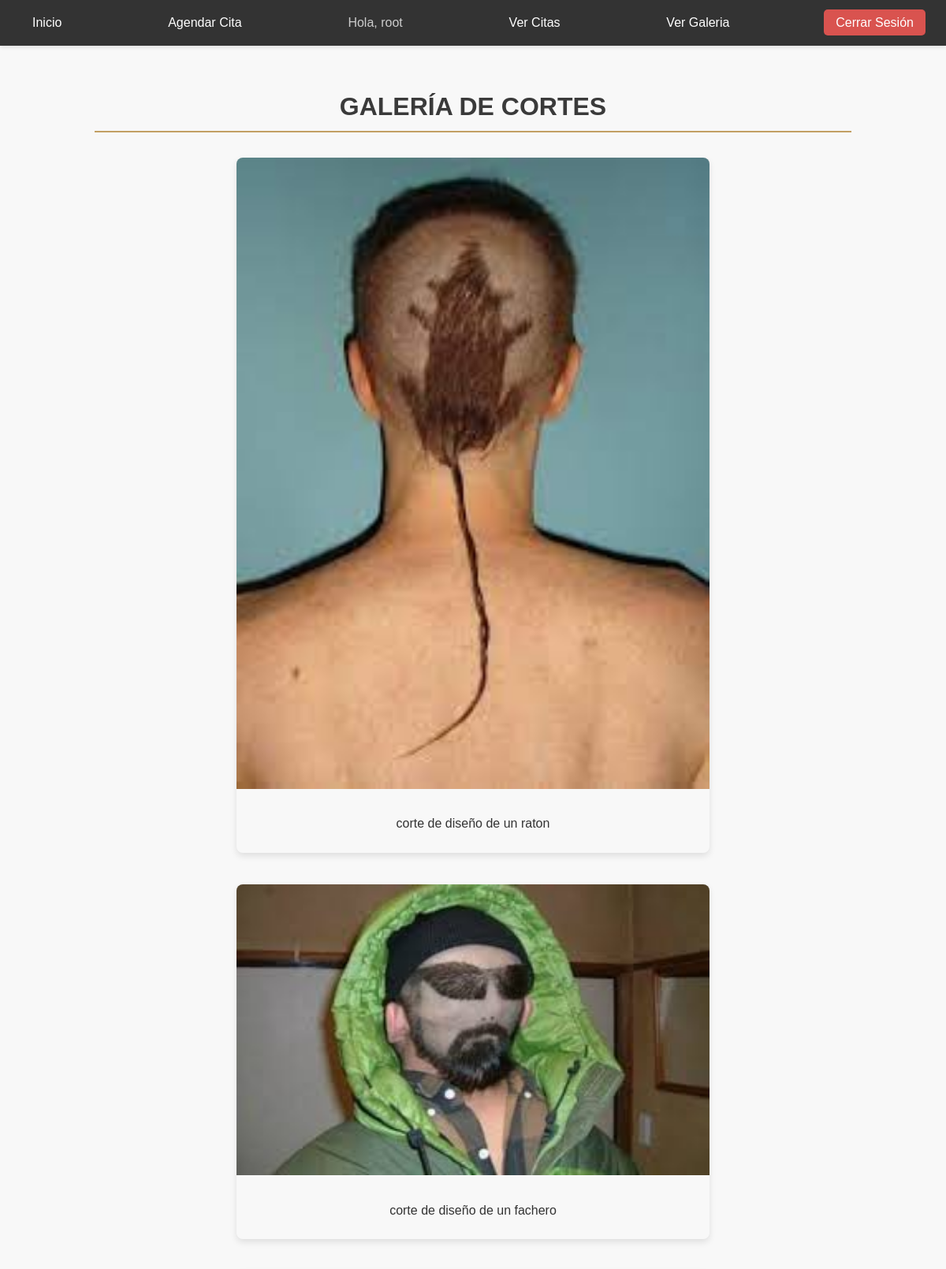
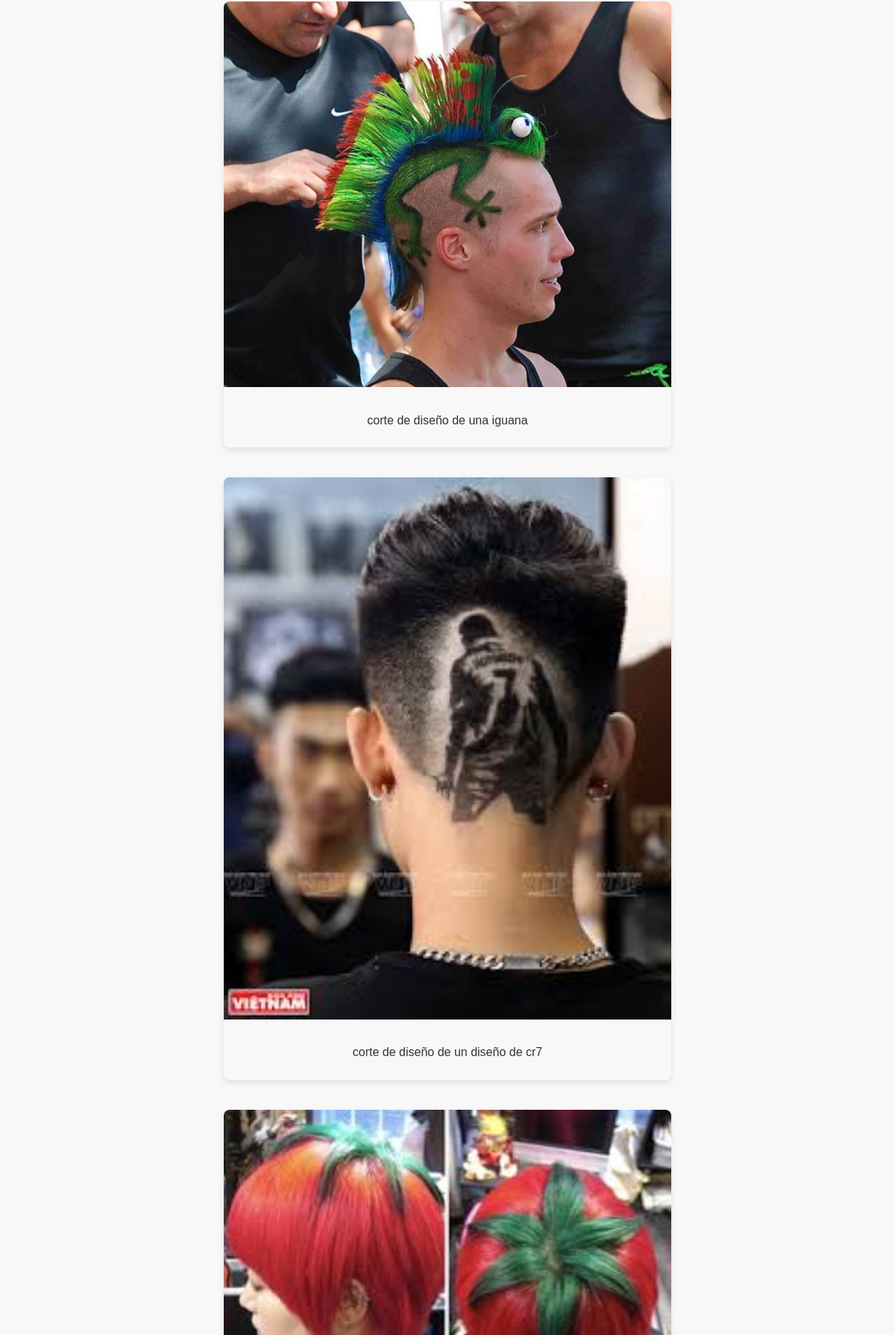
Page /galeria/ (signed in, upper part) on the committed database (2 pictures, top to bottom).
### galeria/models.py (models this page shows, shortened)
class Corte(models.Model):
    titulo = models.CharField(max_length=100)
    descripcion = models.TextField(blank=True, null=True)
    imagen = models.ImageField(upload_to='cortes/')
    fecha_publicacion = models.DateTimeField(auto_now_add=True)
    class Meta:
        verbose_name_plural = "Cortes"
        ordering = ['-fecha_publicacion']

### galeria/views.py (the view)
# urls.py: path('', views.lista_cortes, name='lista_cortes'),
def lista_cortes(request):
    lista_de_cortes_completa = Corte.objects.all().order_by('-id')
    paginator = Paginator(lista_de_cortes_completa, 8)
    page_number = request.GET.get('page')
    page_obj = paginator.get_page(page_number)
    context = {
        'page_obj': page_obj
    }
    return render(request, 'galeria/lista_cortes.html', context)

### galeria/templates/galeria/lista_cortes.html (shortened to what this page needs)
{% extends 'base.html' %}
{% load static %}
{% block content %}
    <h1 style="text-align: center; margin-bottom: 2rem;">Galería de Cortes</h1>
    <div class="galeria-container">
        {% for corte in page_obj %}
            <div class="galeria-item">
                {% if corte.imagen %}
                    <img src="{{ corte.imagen.url }}" alt="Imagen de {{ corte.nombre }}">
                {% endif %}
                <div class="galeria-texto">
                    <p>{{ corte.descripcion }}</p>
                </div>
            </div>
        {% empty %}
            <p style="text-align: center;">Aún no hay imágenes en la galería.</p>
        {% endfor %}
    </div>
{% endblock %}

### templates/base.html (shortened to what this page needs)
{% load static %}
{% load socialaccount %} <!DOCTYPE html>
<html lang="es">
<head>
    <link rel="stylesheet" href="{% static 'css/style.css' %}">
<link rel="stylesheet" href="https://cdnjs.cloudflare.com/ajax/libs/font-awesome/6.5.2/css/all.min.css" /></head>
<body>
    <nav>
        <ul>
            <li><a href="{% url 'home' %}">Inicio</a></li>
            {% if user.is_authenticated %}
                <li><a href="{% url 'citas:agendar_cita' %}">Agendar Cita</a></li>
                <li><span>Hola, {{ user.first_name|default:user.username }}</span></li>
                {% if user.is_staff %}
                    <li><a href="{% url 'citas:lista_citas' %}">Ver Citas</a></li>
                {% endif %}
                <li><a href="{% url 'lista_cortes' %}">Ver Galeria</a></li>
                <li><a href="{% url 'account_logout' %}">Cerrar Sesión</a></li>
            {% else %}
                <li><a href="{% provider_login_url 'google' %}">Iniciar Sesión con Google</a></li>
            {% endif %}
        </ul>
    </nav>
    <div class="container">
        {% block content %}
        {% endblock %}
    </div>
</body>
</html>

### static/css/style.css (style rules this page uses)
:root { --color-principal: #3a3a3a; --color-secundario: #c29f63; --color-fondo: #f8f8f8; --color-texto: #333; }
* { box-sizing: border-box; margin: 0; padding: 0; }
body { font-family: Arial, sans-serif; background-color: var(--color-fondo); color: var(--color-texto); line-height: 1.6; }
.container { max-width: 1000px; margin: 0 auto; padding: 20px; }
h1, h2 { color: var(--color-principal); border-bottom: 2px solid var(--color-secundario); padding-bottom: 5px; margin-bottom: 20px; text-align: center; text-transform: uppercase; }
nav { background-color: #333; padding: 1rem; margin-bottom: 2rem; box-shadow: 0 2px 5px rgba(0, 0, 0, 0.1); }
nav ul { display: flex; justify-content: space-between; align-items: center; list-style: none; margin: 0; padding: 0; }
nav li { margin: 0 10px; }
nav a, nav span { color: white; text-decoration: none; padding: 8px 15px; border-radius: 5px; transition: background-color 0.3s ease; font-weight: 500; }
nav span { color: #ccc; }
nav a[href*="logout"] { background-color: #d9534f; }

### galeria/templates/galeria/lista_cortes.html (style rules this page uses)
.galeria-container { display: flex; flex-direction: column; align-items: center; width: 100%; }
.galeria-item { width: 90%; max-width: 600px; margin-bottom: 2.5rem; border-radius: 8px; box-shadow: 0 4px 8px rgba(0, 0, 0, 0.1); overflow: hidden; }
.galeria-item img { width: 100%; height: auto; }
.galeria-texto { padding: 1.5rem; text-align: center; }
.galeria-texto p { font-size: 1rem; color: #333; }

### rows in the picture
Corte: imagen (picture), descripcion "corte de diseño de un raton"
Corte: imagen (picture), descripcion "corte de diseño de un fachero"
Corte: imagen (picture), descripcion "corte de diseño de una iguana"
Corte: imagen (picture), descripcion "corte de diseño de un diseño de cr7"
Corte: imagen (picture)

### other values in the picture
{{ user.first_name|default:user.username }} "root"
